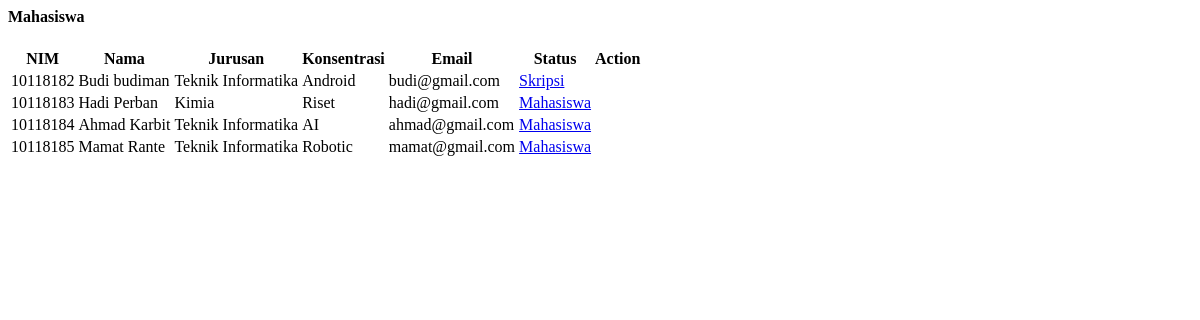
Before: /pages/tampil-mahasiswa.php with the older database file.
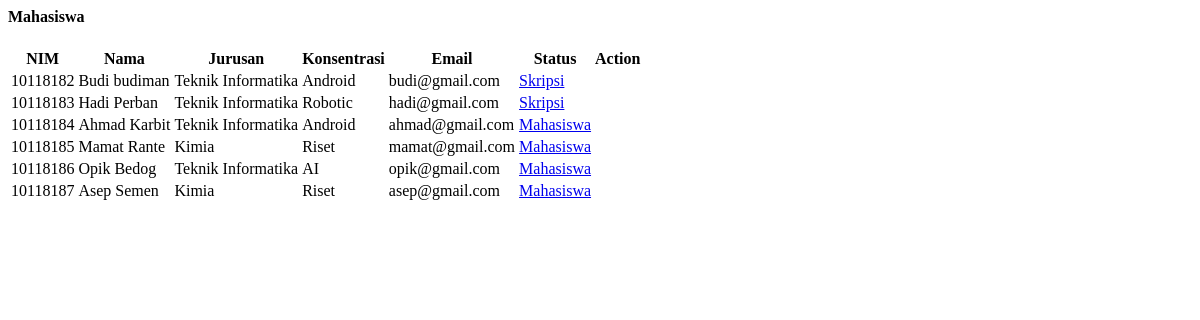
After: the same page with the newer database file.
### tables this page shows
CREATE TABLE `mahasiswa` (
  `nim` int(10) NOT NULL,
  `nama` varchar(30) NOT NULL,
  `jurusan` varchar(30) NOT NULL,
  `konsentrasi` varchar(30) NOT NULL,
  `email` varchar(30) NOT NULL,
  `status` varchar(10) NOT NULL
);

### pages/tampil-mahasiswa.php (the view, shortened to what this page needs)
<?php
include ("../database/koneksi.php");
?>
<div class="row">
  <div class="col-md-12">
    <div class="card card-hero">
      <div class="card-header">
        <h4>Mahasiswa</h4>
      </div>
      <div class="card-body p-0">
        <div class="table-wrapper-scroll-y my-custom-scrollbar">
          <table class="table table-striped">
            <tr>
              <th scope="col">NIM</th>
              <th scope="col">Nama</th>
              <th scope="col">Jurusan</th>
              <th scope="col">Konsentrasi</th>
              <th scope="col">Email</th>
              <th scope="col">Status</th>
              <th scope="col">Action</th>
            </tr>
            <tbody>
              <?php
              $data = mysqli_query($conn,"select * from mahasiswa");
              while($d=mysqli_fetch_array($data)){
                ?>
                <tr>
                  <td><?php echo $d['nim'] ?></td>
                  <td class="font-weight-600"><?php echo $d['nama'] ?></td>
                  <td class="font-weight-600"><?php echo $d['jurusan'] ?></td>
                  <td class="font-weight-600"><?php echo $d['konsentrasi'] ?></td>
                  <td class="font-weight-600"><?php echo $d['email'] ?></td>
                  <td class="font-weight-600"><a href="mahasiswa.php?nim=<?php echo $d['nim']; ?>&status=skripsi" title="Udah Menjadi Skripsi?"><span class='badge badge-info'><?php echo $d['status'] ?></span></a></td>
                  <td>
                  </td>
                </tr>
              <?php } ?>
            </tbody>
          </table>
        </div>
      </div>
    </div>
  </div>
</div>

Changed rows visible on the page:
changed mahasiswa "Hadi Perban": jurusan "Kimia" → "Teknik Informatika"; konsentrasi "Riset" → "Robotic"; status "Mahasiswa" → "Skripsi"
changed mahasiswa "Ahmad Karbit": konsentrasi "AI" → "Android"
changed mahasiswa "Mamat Rante": jurusan "Teknik Informatika" → "Kimia"; konsentrasi "Robotic" → "Riset"
added mahasiswa: nim "10118186", nama "Opik Bedog", jurusan "Teknik Informatika", konsentrasi "AI", email "opik@gmail.com", status "Mahasiswa"
added mahasiswa: nim "10118187", nama "Asep Semen", jurusan "Kimia", konsentrasi "Riset", email "asep@gmail.com", status "Mahasiswa"
